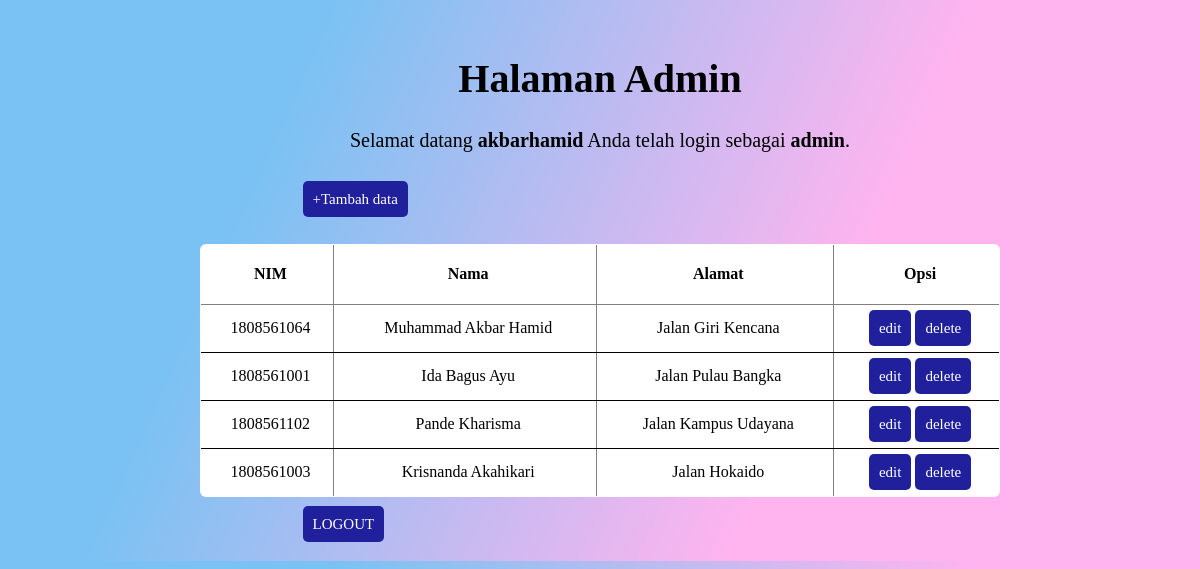
/halaman_admin.php (signed in), run on the app's committed database.
### tables this page shows
CREATE TABLE `mahasiswa` (
  `id` int(100) NOT NULL,
  `nim` varchar(100) NOT NULL,
  `nama` varchar(100) NOT NULL,
  `alamat` text NOT NULL
);

### halaman_admin.php (the view, shortened to what this page needs)
<!DOCTYPE html>
<html lang="en">
<head>
	<link rel="stylesheet" href="css/style2.css">
</head>
<body>
	<h1>Halaman Admin</h1>
	<p>Selamat datang <b><?php echo $_SESSION['username']; ?></b> Anda telah login sebagai <b><?php echo $_SESSION['level']; ?></b>.</p>
	<br/>
	<div class="box">
	<a href="insert.php">+Tambah data</a>
	</div>
	<br/>
	<br/>
	<table border="1">
		<thead>
		<tr>
			<th>NIM</th>
			<th>Nama</th>
			<th>Alamat</th>
			<th>Opsi</th>
		</tr>
		</thead>
		<tbody>
		<?php
		include 'koneksi.php';
		$data = mysqli_query($koneksi,"select * from mahasiswa");
		while($d = mysqli_fetch_array($data)){
			?>
			<tr>
				<td><?php echo $d['nim']; ?></td>
				<td><?php echo $d['nama']; ?></td>
				<td><?php echo $d['alamat']; ?></td>
				<td>
					<a href="edit.php?id=<?php echo $d['id']; ?>">edit</a>
					<a href="delete.php?id=<?php echo $d['id']; ?>">delete</a>
				</td>
			</tr>
			<?php
		}
		?>
		</tbody>
	</table>
	<br/>
	<div class="box">
	<a href="logout.php">LOGOUT</a>
	</div>
</body>
</html>

### css/style2.css (style rules this page uses)
body { background-image: linear-gradient( 114.2deg, rgba(121,194,243,1) 22.6%, rgba(255,180,239,1) 67.7% ); font: 400 14px; padding: 20px; }
h1 { font-size: 40px; text-align: center; color: black; }
.box { margin-left: 24%; }
a { background-color: #21209c; padding: 10px; border-radius: 5px; color: black; text-decoration: none; color: white; font-size: 15px; }
p { font-size: 20px; text-align: center; color: black; }
table { border-spacing: 1; border-collapse: collapse; background-color: rgb(255, 255, 255); border-radius: 6px; overflow: hidden; max-width: 800px; width: 100%; margin: 0 auto; position: relative; }
td,th { padding-left: 8px; }
thead tr { height: 60px; background: rgb(255, 255, 255); font-size: 16px; }
tbody tr { height: 48px; border-bottom: 1px solid black; color: black; }
td, th { text-align: center; }

### data on the page
mahasiswa: nim "1808561064", nama "Muhammad Akbar Hamid", alamat "Jalan Giri Kencana"
mahasiswa: nim "1808561001", nama "Ida Bagus Ayu", alamat "Jalan Pulau Bangka"
mahasiswa: nim "1808561102", nama "Pande Kharisma", alamat "Jalan Kampus Udayana"
mahasiswa: nim "1808561003", nama "Krisnanda Akahikari", alamat "Jalan Hokaido"

### other printed values
$_SESSION['username'] "akbarhamid"
$_SESSION['level'] "admin"
